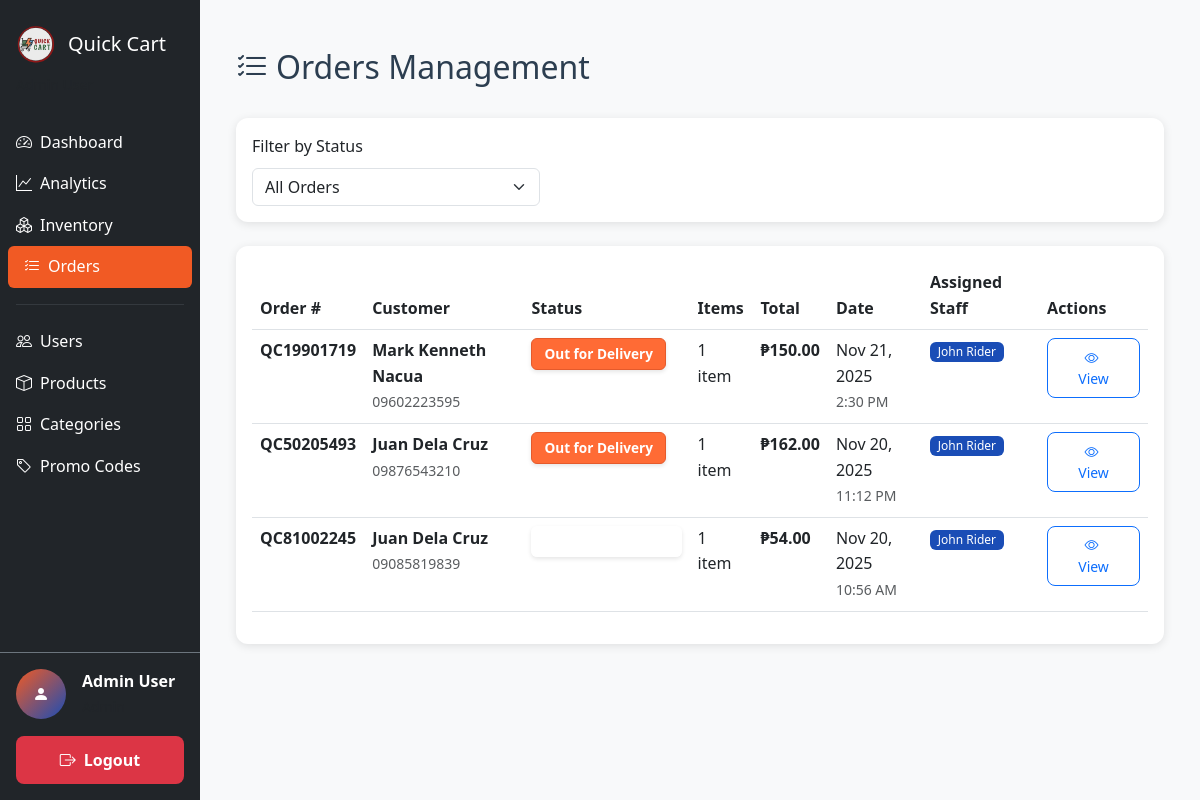
The app's page /dashboard/orders/ (signed in), older data.
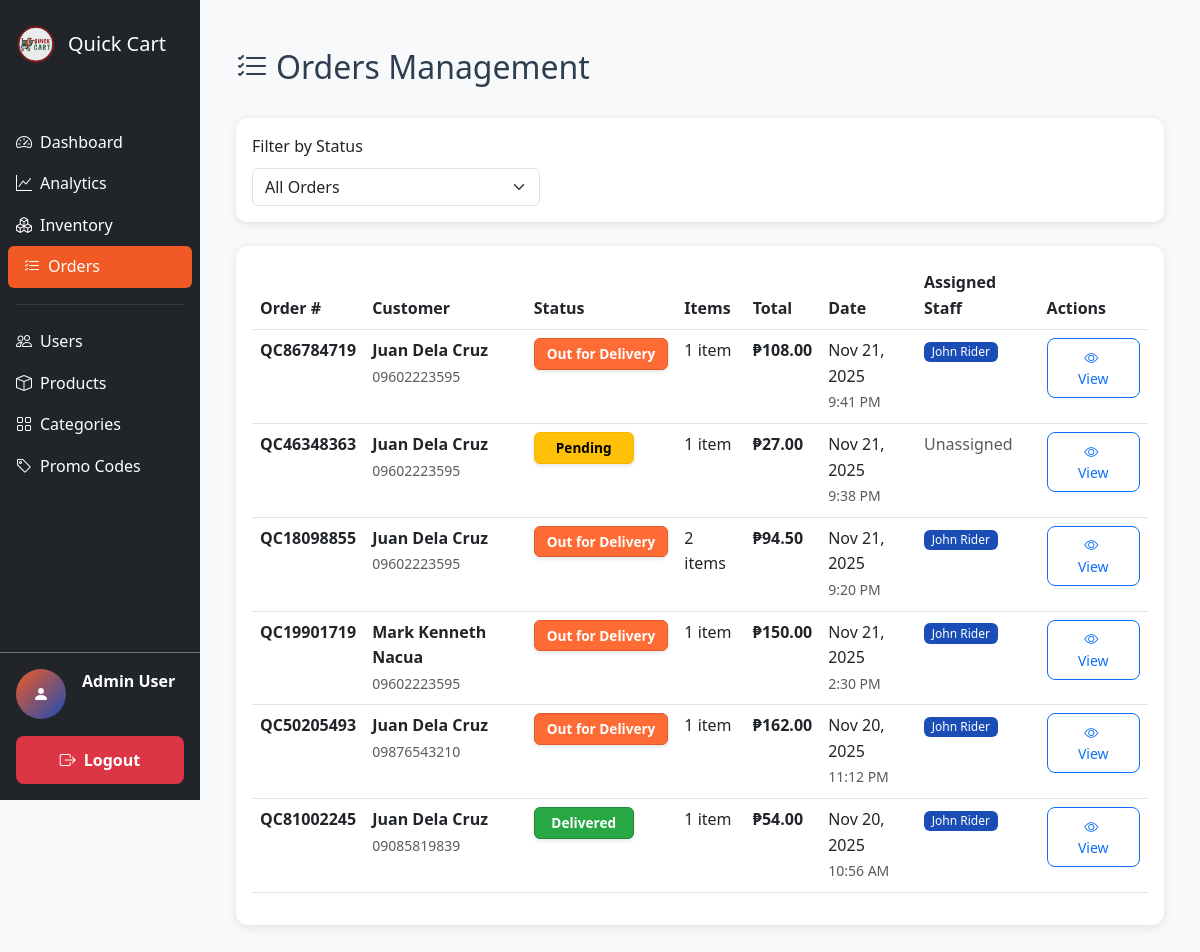
The same page, newer data.
### orders/models.py (models this page shows, shortened)
class Order(models.Model):
    STATUS_CHOICES = [
        ('pending', 'Pending'),
        ('confirmed', 'Confirmed'),
        ('preparing', 'Preparing'),
        ('out_for_delivery', 'Out for Delivery'),
        ('delivered', 'Delivered'),
        ('cancelled', 'Cancelled'),
    ]
    PAYMENT_CHOICES = [
        ('cod', 'Cash on Delivery'),
        ('online', 'Online Payment'),
    ]
    id = models.UUIDField(primary_key=True, default=uuid.uuid4, editable=False)
    user = models.ForeignKey(User, on_delete=models.CASCADE, related_name='orders')
    order_number = models.CharField(max_length=20, unique=True)
    status = models.CharField(max_length=20, choices=STATUS_CHOICES, default='pending')
    payment_method = models.CharField(max_length=20, choices=PAYMENT_CHOICES, default='cod')
    customer_name = models.CharField(max_length=100)
    customer_email = models.EmailField()
    customer_phone = models.CharField(max_length=15)
    delivery_address = models.TextField()
    subtotal = models.DecimalField(max_digits=10, decimal_places=2, validators=[MinValueValidator(0)])
    discount_amount = models.DecimalField(max_digits=10, decimal_places=2, default=0)
    delivery_fee = models.DecimalField(max_digits=10, decimal_places=2, default=0)
    total_amount = models.DecimalField(max_digits=10, decimal_places=2, validators=[MinValueValidator(0)])
    discount_type = models.CharField(max_length=50, blank=True)
    discount_code = models.CharField(max_length=50, blank=True)
    assigned_staff = models.ForeignKey(
        User,
        on_delete=models.SET_NULL,
        null=True,
        blank=True,
        related_name='assigned_orders',
        limit_choices_to={'role': 'staff'}
    )
    created_at = models.DateTimeField(auto_now_add=True)
    updated_at = models.DateTimeField(auto_now=True)
    delivered_at = models.DateTimeField(null=True, blank=True)
    notes = models.TextField(blank=True)
    class Meta:
        ordering = ['-created_at']

### accounts/models.py (models this page shows, shortened)
class User(AbstractUser):
    ROLE_CHOICES = [
        ('customer', 'Customer'),
        ('staff', 'Staff'),
        ('rider', 'Rider'),
        ('admin', 'Admin'),
    ]
    role = models.CharField(max_length=20, choices=ROLE_CHOICES, default='customer')
    phone_number = models.CharField(max_length=15, blank=True)
    address = models.TextField(blank=True)
    is_first_time_customer = models.BooleanField(default=True)
    suki_points = models.IntegerField(default=0)
    total_orders = models.IntegerField(default=0)
    created_at = models.DateTimeField(auto_now_add=True)
    updated_at = models.DateTimeField(auto_now=True)

### dashboard/views.py (the view)
# urls.py: path('orders/', views.admin_orders, name='admin_orders'),
@login_required
def admin_orders(request):
    if request.user.role != 'admin':
        messages.error(request, 'Access denied.')
        return redirect('store:product_list')
    status_filter = request.GET.get('status')
    orders = Order.objects.all().order_by('-created_at')
    if status_filter:
        orders = orders.filter(status=status_filter)
    paginator = Paginator(orders, 20)
    page_number = request.GET.get('page')
    page_obj = paginator.get_page(page_number)
    status_choices = Order.STATUS_CHOICES
    context = {
        'page_obj': page_obj,
        'status_filter': status_filter,
        'status_choices': status_choices,
    }
    return render(request, 'dashboard/admin_orders.html', context)

### cart/context_processors.py (called while the page is built)
def cart_context(request):
    try:
        cart = get_or_create_cart(request)
        return {
            'cart': cart,
            'cart_total_items': cart.get_total_items(),
            'cart_total_price': cart.get_total_price(),
        }
    except:
        return {
            'cart': None,
            'cart_total_items': 0,
            'cart_total_price': 0,
        }

### cart/models.py (called while the page is built)
    def get_total_price(self):
        return sum(item.get_total_price() for item in self.items.all())

    def get_total_items(self):
        return sum(item.quantity for item in self.items.all())

### store/context_processors.py (called while the page is built)
def categories_context(request):
    return {
        'categories': Category.objects.filter(is_active=True).order_by('name')
    }

### templates/dashboard/admin_orders.html (shortened to what this page needs)
{% extends 'dashboard/admin_base.html' %}
{% block admin_content %}
<div class="container-fluid my-4">
    <div id="ordersList">
        <div class="d-flex justify-content-between align-items-center mb-4">
            <h2><i class="bi bi-list-check me-2"></i>Orders Management</h2>
        </div>
    <div class="card mb-4">
        <div class="card-body">
            <form method="GET" class="row g-3">
                <div class="col-md-4">
                    <label for="status" class="form-label">Filter by Status</label>
                    <select name="status" id="status" class="form-select" onchange="this.form.submit()">
                        <option value="">All Orders</option>
                    </select>
                </div>
                <div class="col-md-4 d-flex align-items-end">
                </div>
            </form>
        </div>
    </div>
    {% if page_obj %}
    <div class="card">
        <div class="card-body">
            <div class="table-responsive">
                <table class="table table-hover">
                    <thead>
                        <tr>
                            <th>Order #</th>
                            <th>Customer</th>
                            <th>Status</th>
                            <th>Items</th>
                            <th>Total</th>
                            <th>Date</th>
                            <th>Assigned Staff</th>
                            <th>Actions</th>
                        </tr>
                    </thead>
                    <tbody>
                        {% for order in page_obj %}
                        <tr>
                            <td>
                                <strong>{{ order.order_number }}</strong>
                            </td>
                            <td>
                                <div>
                                    <strong>{{ order.customer_name }}</strong><br>
                                    <small class="text-muted">{{ order.customer_phone }}</small>
                                </div>
                            </td>
                            <td>
                                <span class="badge order-status status-{{ order.status }}">
                                    {{ order.get_status_display }}
                                </span>
                            </td>
                            <td>{{ order.items.count }} item{{ order.items.count|pluralize }}</td>
                            <td><strong>₱{{ order.total_amount }}</strong></td>
                            <td>
                                {{ order.created_at|date:"M d, Y" }}<br>
                                <small class="text-muted">{{ order.created_at|date:"g:i A" }}</small>
                            </td>
                            <td>
                                {% if order.assigned_staff %}
                                <span class="badge bg-info">{{ order.assigned_staff.get_full_name }}</span>
                                {% else %}
                                <span class="text-muted">Unassigned</span>
                                {% endif %}
                            </td>
                            <td>
                                <button type="button" class="btn btn-sm btn-outline-primary view-order-btn"
                                        data-order-id="{{ order.id }}"
                                        title="View Order Details">
                                    <i class="bi bi-eye me-1"></i>View
                                </button>
                            </td>
                        </tr>
                        {% endfor %}
                    </tbody>
                </table>
            </div>
        </div>
    </div>
    {% endif %}
    </div>
</div>
{% endblock %}

Row changes from the older to the newer data that the page shows:
added Order: order_number "QC86784719", customer_name "Juan Dela Cruz", customer_phone "09602223595", status "Out for Delivery", items.count "1", total_amount "108.00", created_at "Nov 21, 2025", created_at "9:41 PM", assigned_staff.get_full_name "John Rider"
added Order: order_number "QC46348363", customer_name "Juan Dela Cruz", customer_phone "09602223595", status "Pending", items.count "1", total_amount "27.00", created_at "Nov 21, 2025", created_at "9:38 PM", shows "Unassigned"
added Order: order_number "QC18098855", customer_name "Juan Dela Cruz", customer_phone "09602223595", status "Out for Delivery", items.count "2", total_amount "94.50", created_at "Nov 21, 2025", created_at "9:20 PM", assigned_staff.get_full_name "John Rider"
changed Order "QC81002245": status (not shown) → "Delivered"
